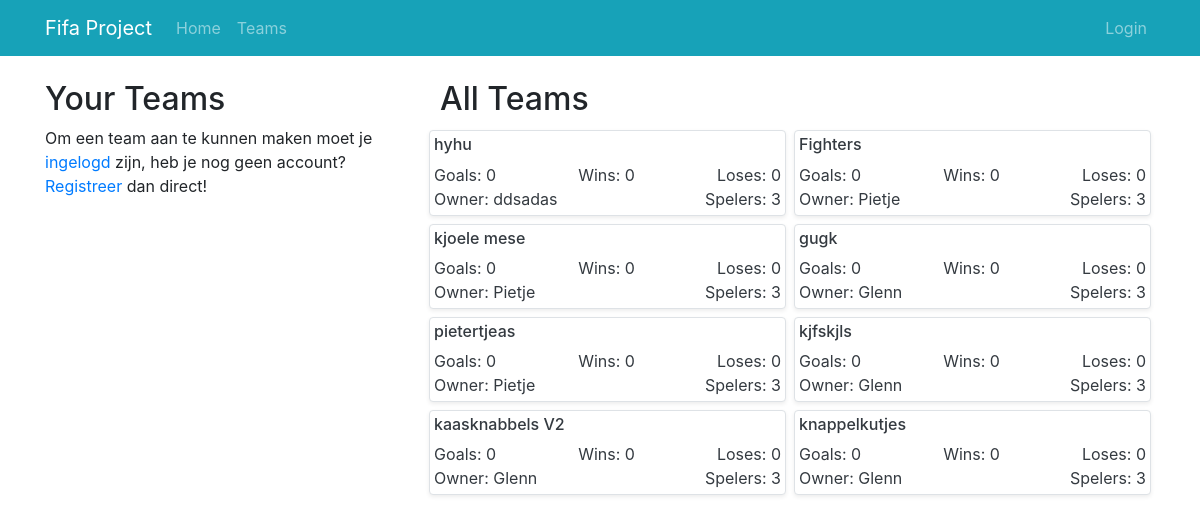
/teams.php, run on an earlier commit of the app's database.
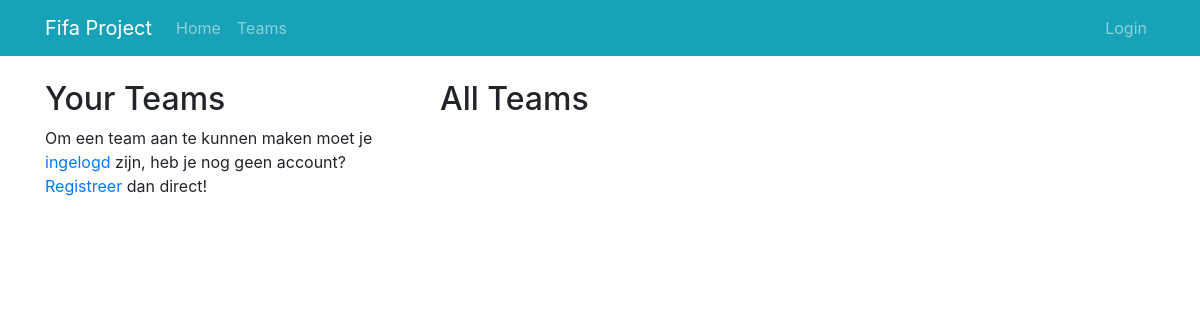
And on a later commit of the database.
### tables this page shows
CREATE TABLE `teams` (
  `id` int(11) UNSIGNED NOT NULL,
  `name` varchar(30) NOT NULL,
  `owner` int(11) UNSIGNED NOT NULL,
  `goals` int(11) UNSIGNED NOT NULL,
  `wins` int(11) UNSIGNED NOT NULL,
  `loses` int(11) UNSIGNED NOT NULL,
  `created-at` datetime NOT NULL,
  `edit-at` datetime NOT NULL,
  `entered` tinyint(1) DEFAULT NULL
);

CREATE TABLE `users` (
  `id` int(11) UNSIGNED NOT NULL,
  `firstname` varchar(255) NOT NULL,
  `middlename` varchar(255) DEFAULT NULL,
  `lastname` varchar(255) NOT NULL,
  `email` varchar(255) NOT NULL,
  `password` varchar(255) NOT NULL,
  `administrator` tinyint(1) DEFAULT NULL,
  `dev_admin` tinyint(1) DEFAULT NULL,
  `registers_date` datetime NOT NULL
);

### teams.php (the view, shortened to what this page needs)
<?php
require 'header.php';
$sql = "SELECT `teams`.`id` as teamId, `users`.`firstname` as ownerName, `teams`.`name` as teamName, `teams`.`goals` as goals, `teams`.`wins` as wins, `teams`.`loses` as loses, `users`.`id` as ownerId
				FROM `teams`
				INNER JOIN `users` ON `teams`.`owner` = `users`.`id`";
$query = $db->query($sql);
$allTeams = $query->fetchAll(2);
?>
<main>
	<div class="container">
		<div class="row my-4">
			<div class="col-md-6 col-lg-4 d-flex flex-column flex-fill">
				<h2>Your Teams</h2>
				<?php
				if (!isset($_SESSION['id'])) {
					echo '<p>Om een team aan te kunnen maken moet je <a href="login.php">ingelogd</a> zijn, heb je nog geen account? <a href="login.php?action=register">Registreer</a> dan direct!</p>';
				}
				?>
			</div>
			<div class="m-0 col-md-6 col-lg-8 row mb-auto">
				<div class="col-sm-12">
					<h2>All Teams</h2>
				</div>
				<?php
				foreach ($allTeams as $allteam) {
					echo "<div class=\"col-lg-6 my-1 p-0\">
									<a href=\"team_detail.php?id={$allteam['teamId']}\" class=\"bg-white border d-block p-1 rounded shadow-sm text-dark mx-1\">
										<h2 class=\"h6\">{$allteam['teamName']}</h2>
										<div class=\"d-flex justify-content-between\">
											<p class=\"m-0\">Goals: {$allteam['goals']}</p>
											<p class=\"m-0\">Wins: {$allteam['wins']}</p>
											<p class=\"m-0\">Loses: {$allteam['loses']}</p>
										</div>
										<div class=\"d-flex justify-content-between\">
											<p class=\"m-0\">Owner: {$allteam['ownerName']}</p>
											<p class=\"m-0\">Spelers: 3</p>
										</div>
									</a>
								</div>";
				}
				?>
			</div>
		</div>
	</div>
</main>
<?php
require 'footer.php';
?>

### header.php (shortened to what this page needs)
<!doctype html>
<html lang="en">
<head>
	<link rel="stylesheet" href="./css/bootstrap.css">
</head>
<body>
	<header class="bg-info">
		<nav class="navbar navbar-expand-md navbar-dark">
			<div class="container">
				<a class="navbar-brand" href="index.php">Fifa Project</a>
				<div class="collapse navbar-collapse" id="navbarText">
					<ul class="navbar-nav mr-auto">
						<li class="nav-item">
							<a class="nav-link" href="index.php">Home</a>
						</li>
						<li class="nav-item">
							<a class="nav-link" href="teams.php">Teams</a>
						</li>
					</ul>
					<ul class="navbar-nav">
						<li class="nav-item">
                            <?php
							    if (isset($_SESSION['id']))
                                {
                                    echo "<a href=\"includes/logout.php\" class=\"nav-link\">Logout</a>";
                                }
							    else
                                {
                                    echo "<a href=\"login.php\" class=\"nav-link\">Login</a>";
                                }
							?>
						</li>
					</ul>
				</div>
			</div>
		</nav>
	</header>

### footer.php (shortened to what this page needs)
</body>
</html>

What changed in the data, as far as the page shows it:
removed teams: name "hyhu", goals "0", wins "0", loses "0", users.firstname "ddsadas"
removed teams: name "Fighters", goals "0", wins "0", loses "0", users.firstname "Pietje"
removed teams: name "kjoele mese", goals "0", wins "0", loses "0", users.firstname "Pietje"
removed teams: name "gugk", goals "0", wins "0", loses "0", users.firstname "Glenn"
removed teams: name "pietertjeas", goals "0", wins "0", loses "0", users.firstname "Pietje"
removed teams: name "kjfskjls", goals "0", wins "0", loses "0", users.firstname "Glenn"
removed teams: name "kaasknabbels V2", goals "0", wins "0", loses "0", users.firstname "Glenn"
removed teams: name "knappelkutjes", goals "0", wins "0", loses "0", users.firstname "Glenn"
